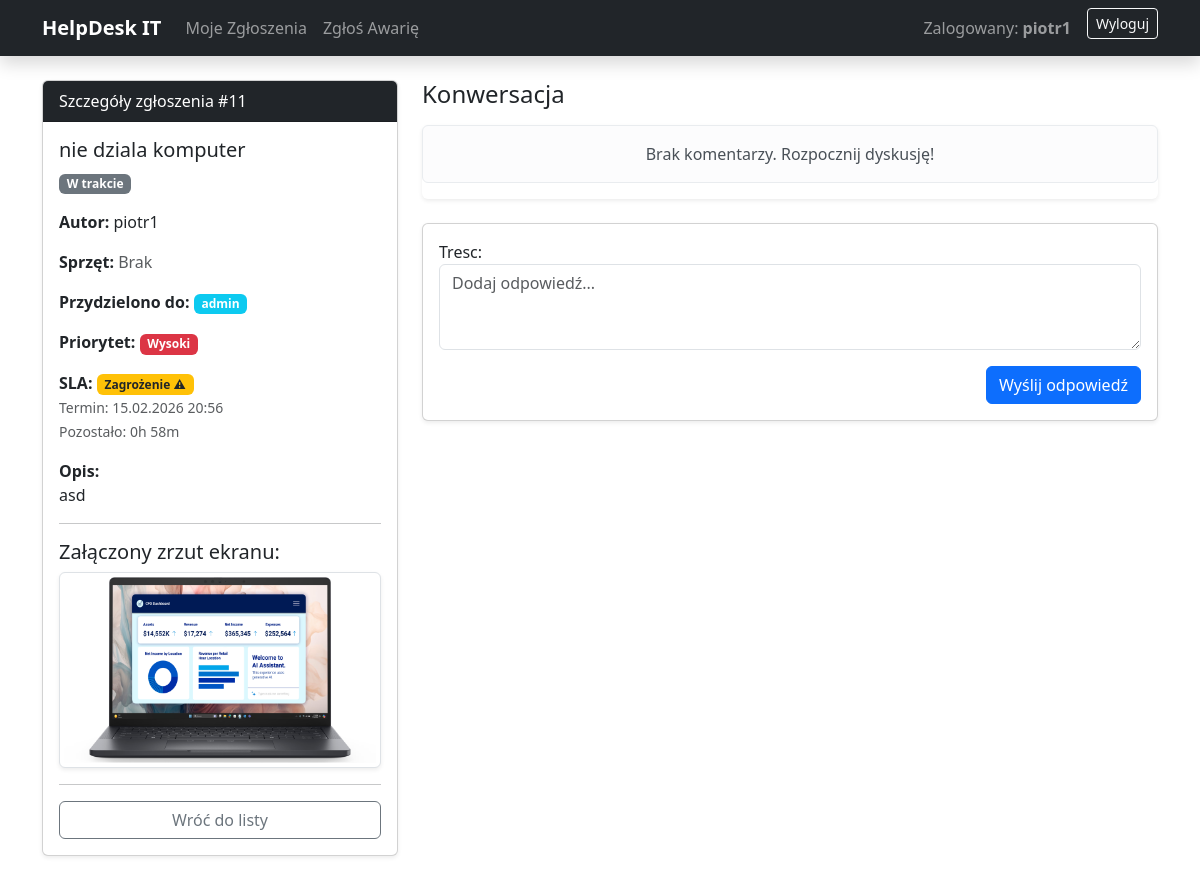
The app's page /zgloszenie/11/ (signed in) with its own data.
### zgloszenia/models.py (models this page shows, shortened)
class Zgloszenie(models.Model):
    KATEGORIE = [
        ('sprzet', 'Sprzęt'),
        ('oprogramowanie', 'Oprogramowanie'),
        ('net', 'Internet'),
    ]
    PRIORYTETY = [
        ('niski', 'Niski'),
        ('wysoki', 'Wysoki'),
    ]
    STATUSY = [
        ('nowe', 'Nowe'),
        ('w_trakcie', 'W trakcie'),
        ('zamkniete', 'Zamknięte'),
    ]
    tytul = models.CharField(max_length=200, verbose_name='Tytuł awarii')
    opis = models.TextField(verbose_name='Opis awarii')
    kategoria = models.CharField(max_length=20, choices=KATEGORIE, default='sprzet')
    priorytet = models.CharField(max_length=20, choices=PRIORYTETY, default='niski')
    status = models.CharField(max_length=20, choices=STATUSY, default='nowe')
    data_utworzenia = models.DateTimeField(auto_now_add=True)
    data_rozwiazania = models.DateTimeField(null=True, blank=True, verbose_name='Data rozwiązania')
    sla_deadline = models.DateTimeField(null=True, blank=True, verbose_name='Termin SLA')
    autor = models.ForeignKey(User, on_delete=models.CASCADE)
    assigned_to = models.ForeignKey(User, on_delete=models.SET_NULL, null=True, blank=True, related_name='przydzielone_zgloszenia', verbose_name='Przydzielono do')
    urzadzenie = models.ForeignKey(Sprzet, on_delete=models.SET_NULL, null=True, blank=True)
    def get_sla_status(self):
        if not self.sla_deadline:
            return 'on_track'
        if self.status == 'zamkniete':
            if self.data_rozwiazania and self.data_rozwiazania <= self.sla_deadline:
                return 'met'
            else:
                return 'breached'
        else:
            time_remaining = self.sla_deadline - timezone.now()
            if time_remaining.total_seconds() < 0:
                return 'breached'
            elif time_remaining.total_seconds() < 3600:
                return 'at_risk'
            else:
                return 'on_track'
    def get_sla_status_display(self):
        status_map = {
            'on_track': 'W trakcie ✓',
            'at_risk': 'Zagrożenie ⚠',
            'breached': 'Przekroczone ✗',
            'met': 'Spełnione ✓'
        }
        return status_map.get(self.get_sla_status(), 'Nieznany')
    def get_time_remaining(self):
        if not self.sla_deadline:
            return 'Brak SLA'
        remaining = self.sla_deadline - timezone.now()
        hours, remainder = divmod(int(remaining.total_seconds()), 3600)
        minutes = remainder // 60
        return f"{hours}h {minutes}m"
    screenshot = models.ImageField(upload_to='screenshoty/', null=True, blank=True)

### zgloszenia/views.py (the view)
# urls.py: path('zgloszenie/<int:pk>/', views.szczegoly_zgloszenia, name='szczegoly_zgloszenia'),
@login_required
def szczegoly_zgloszenia(request, pk):
    zgloszenie = get_object_or_404(Zgloszenie, pk=pk)
    if request.user != zgloszenie.autor and not request.user.is_staff:
        return HttpResponseForbidden("Nie masz dostępu do tego zgłoszenia.")
    if request.method == 'POST':
        form = KomentarzForm(request.POST)
        if form.is_valid():
            komentarz = form.save(commit=False)
            komentarz.zgloszenie = zgloszenie
            komentarz.autor = request.user
            komentarz.save()
            messages.success(request, 'Dodano komentarz.')
            return redirect('szczegoly_zgloszenia', pk=pk)
    else:
        form = KomentarzForm()
    return render(request, 'zgloszenia/szczegoly.html', {
        'zgloszenie': zgloszenie,
        'komentarze': zgloszenie.komentarze.all().order_by('data_dodania'),
        'form': form
    })

### zgloszenia/forms.py
class KomentarzForm(forms.ModelForm):
    class Meta:
        model = Komentarz
        fields = ['tresc']
        widgets = {
            'tresc': forms.Textarea(attrs={'class': 'form-control', 'rows': 3, 'placeholder': 'Dodaj odpowiedź...'})
        }

### zgloszenia/templates/zgloszenia/szczegoly.html (shortened to what this page needs)
{% extends 'base.html' %}
{% block content %}
<div class="row">
    <div class="col-md-4">
        <div class="card shadow-sm mb-4">
            <div class="card-header bg-dark text-white">
                Szczegóły zgłoszenia #{{ zgloszenie.id }}
            </div>
            <div class="card-body">
                <h5 class="card-title">{{ zgloszenie.tytul }}</h5>
                <span class="badge bg-secondary mb-3">{{ zgloszenie.get_status_display }}</span>
                <p><strong>Autor:</strong> {{ zgloszenie.autor.username }}</p>
                <p><strong>Sprzęt:</strong>
                    {% if zgloszenie.urzadzenie %}
                        <span class="text-primary">{{ zgloszenie.urzadzenie }}</span>
                    {% else %}
                        <span class="text-muted">Brak</span>
                    {% endif %}
                </p>
                <p><strong>Przydzielono do:</strong>
                    {% if zgloszenie.assigned_to %}
                        <span class="badge bg-info">{{ zgloszenie.assigned_to.username }}</span>
                    {% else %}
                        <span class="badge bg-secondary">Nieprzydzielone</span>
                    {% endif %}
                </p>
                <p><strong>Priorytet:</strong>
                    <span class="badge {% if zgloszenie.priorytet == 'wysoki' %}bg-danger{% else %}bg-info{% endif %}">
                        {{ zgloszenie.get_priorytet_display }}
                    </span>
                </p>
                <p><strong>SLA:</strong>
                    {% with sla_status=zgloszenie.get_sla_status %}
                    <span class="badge {% if sla_status == 'on_track' %}bg-success{% elif sla_status == 'at_risk' %}bg-warning text-dark{% elif sla_status == 'breached' %}bg-danger{% else %}bg-info{% endif %}">
                        {{ zgloszenie.get_sla_status_display }}
                    </span>
                    <br><small class="text-muted">Termin: {{ zgloszenie.sla_deadline|date:"d.m.Y H:i" }}</small>
                    {% if zgloszenie.status != 'zamkniete' %}
                        <br><small class="text-muted">Pozostało: {{ zgloszenie.get_time_remaining }}</small>
                    {% endif %}
                    {% endwith %}
                </p>
                <p><strong>Opis:</strong><br>{{ zgloszenie.opis }}</p>
                    {% if zgloszenie.screenshot %}
                        <hr>
                        <div class="mt-3">
                            <h5>Załączony zrzut ekranu:</h5>
                            <a href="{{ zgloszenie.screenshot.url }}" target="_blank">
                                <img src="{{ zgloszenie.screenshot.url }}" alt="Screenshot awarii" class="img-fluid img-thumbnail shadow-sm" style="max-height: 400px;">
                            </a>
                        </div>
                    {% endif %}
                <hr>
                <a href="{% url 'lista_zgloszen' %}" class="btn btn-outline-secondary w-100">Wróć do listy</a>
            </div>
        </div>
    </div>
    <div class="col-md-8">
        <h4 class="mb-3">Konwersacja</h4>
        <div class="list-group mb-4 shadow-sm">
            {% for kom in komentarze %}
                <div class="list-group-item {% if kom.autor.is_staff %}list-group-item-warning{% endif %}">
                    <div class="d-flex w-100 justify-content-between">
                        <h6 class="mb-1 fw-bold">
                            {{ kom.autor.username }}
                            {% if kom.autor.is_staff %}(Support IT){% endif %}
                        </h6>
                        <small class="text-muted">{{ kom.data_dodania|date:"d.m.Y H:i" }}</small>
                    </div>
                    <p class="mb-1">{{ kom.tresc }}</p>
                </div>
            {% empty %}
                <div class="alert alert-light text-center">Brak komentarzy. Rozpocznij dyskusję!</div>
            {% endfor %}
        </div>
        <div class="card shadow-sm">
            <div class="card-body">
                <form method="post">
                    {{ form.as_p }}
                    <button type="submit" class="btn btn-primary float-end">Wyślij odpowiedź</button>
                </form>
            </div>
        </div>
    </div>
</div>
{% endblock %}

### templates/base.html (shortened to what this page needs)
<!DOCTYPE html>
<html lang="pl">
<head>
    <link href="https://cdn.jsdelivr.net/npm/bootstrap@5.3.0/dist/css/bootstrap.min.css" rel="stylesheet">
</head>
<body>
    <nav class="navbar navbar-expand-lg navbar-dark bg-dark mb-4 shadow">
    <div class="container">
        <a class="navbar-brand fw-bold" href="/">HelpDesk IT</a>
        <div class="collapse navbar-collapse">
            <ul class="navbar-nav me-auto">
                {% if user.is_authenticated %}
                    {% if not user.is_staff %}
                        <li class="nav-item"><a class="nav-link" href="{% url 'lista_zgloszen' %}">Moje Zgłoszenia</a></li>
                        <li class="nav-item"><a class="nav-link" href="{% url 'nowe_zgloszenie' %}">Zgłoś Awarię</a></li>
                    {% endif %}
                {% endif %}
            </ul>
            <div class="navbar-nav">
                {% if user.is_authenticated %}
                    <span class="navbar-text me-3">Zalogowany: <strong>{{ user.username }}</strong></span>
                    <form action="{% url 'logout' %}" method="post" class="d-inline">
                        {% csrf_token %}<button type="submit" class="btn btn-outline-light btn-sm">Wyloguj</button>
                    </form>
                {% else %}
                    <a class="btn btn-outline-light btn-sm me-2" href="{% url 'rejestracja' %}">Rejestracja</a>
                    <a class="btn btn-outline-light btn-sm" href="{% url 'login' %}">Zaloguj się</a>
                {% endif %}
            </div>
        </div>
    </div>
</nav>
    <div class="container">
        {% block content %}
        {% endblock %}
    </div>
</body>
</html>

### records on screen
Zgloszenie: id "11", tytul "nie dziala komputer", status "W trakcie", autor.username "piotr1", assigned_to.username "admin", priorytet "Wysoki", sla_status "Zagrożenie ⚠", sla_deadline "15.02.2026 20:56", get_time_remaining "0h 58m", opis "asd", screenshot (picture)

### other values on screen
{{ user.username }} "piotr1"
